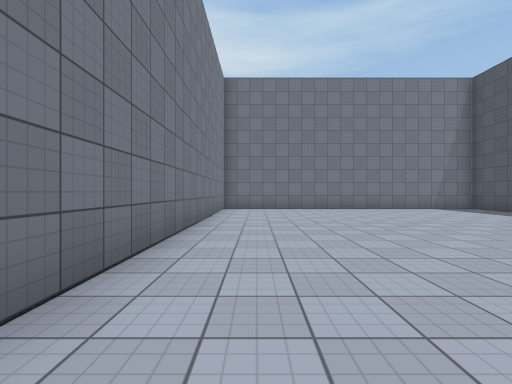
[1] (above)

21 first-person views from a walk through a Unity game level. The camera is 1.3 m above the floor, looks level and sees 85° across. Doors are open. The floor is counted in squares, 2 m on a side. Each view is taken from the middle of a square. On the plan, view 1 faces up. The plan holds only what a view shows up to about 9 squares ahead; the rest is blank. Surface patterns are stand-ins for the level's own textures.

[2]
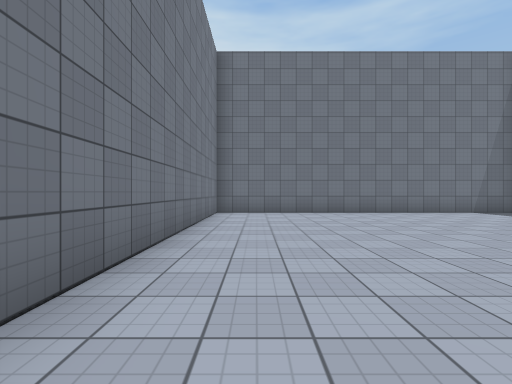

[3]
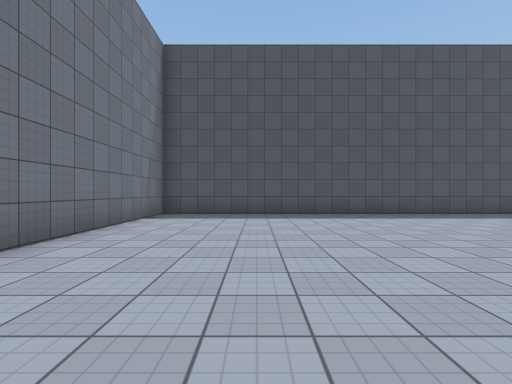

[4]
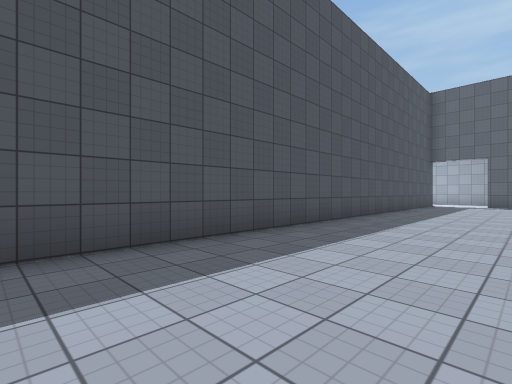

[5]
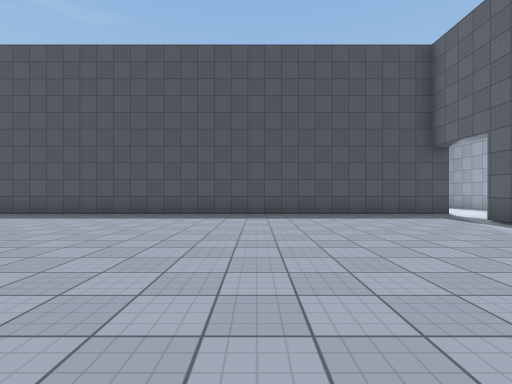

[6]
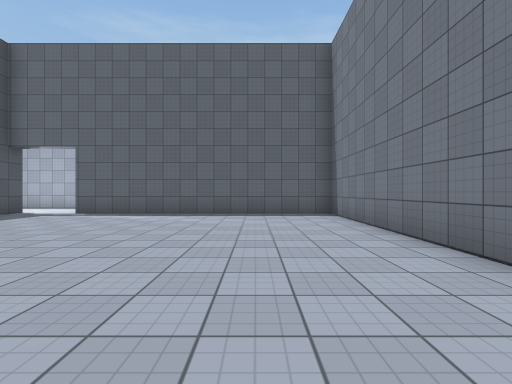

[7]
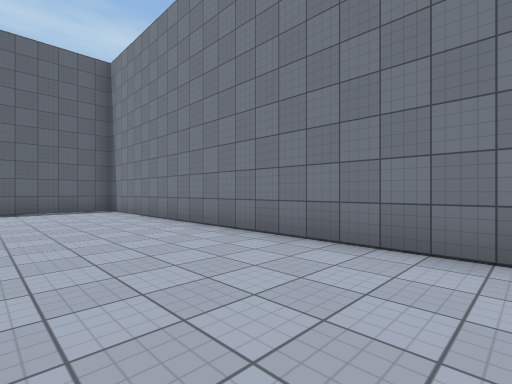

[8]
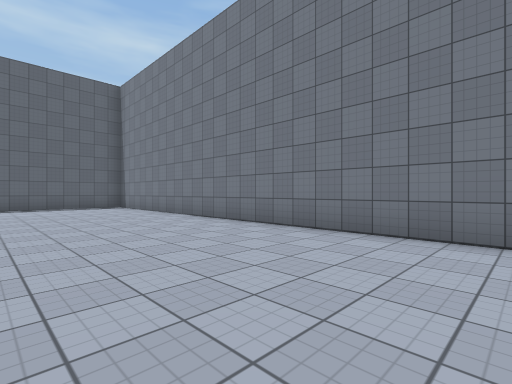

[9]
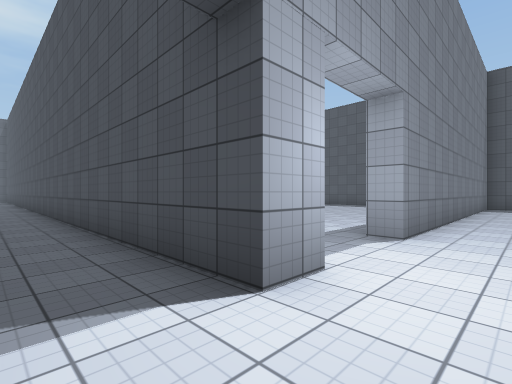

[10]
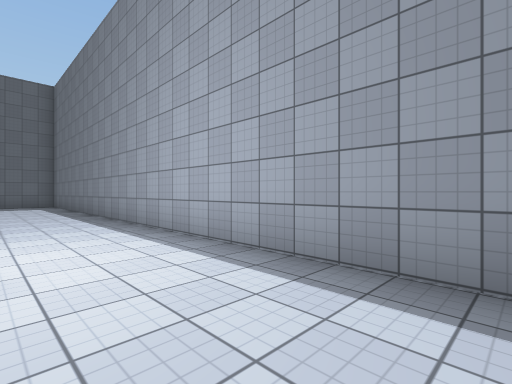

[11]
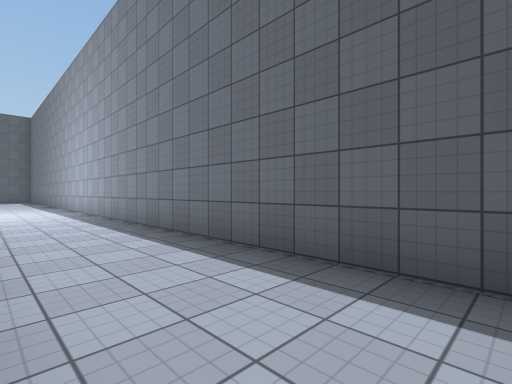

[12]
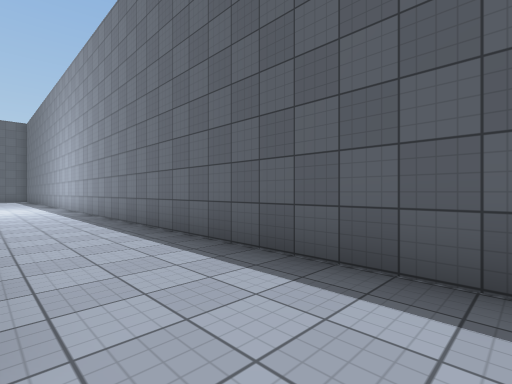

[13]
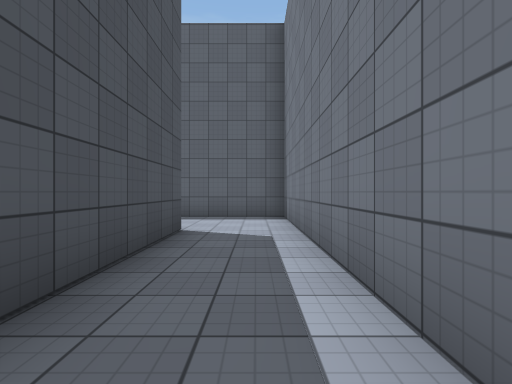

[14]
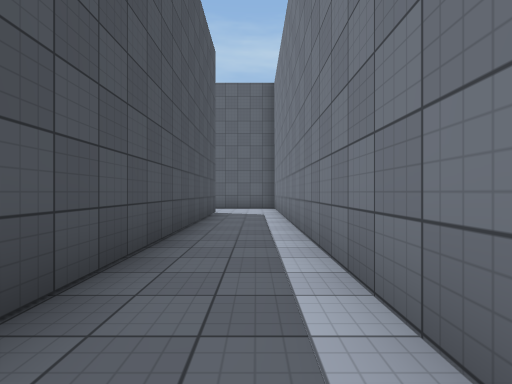

[15]
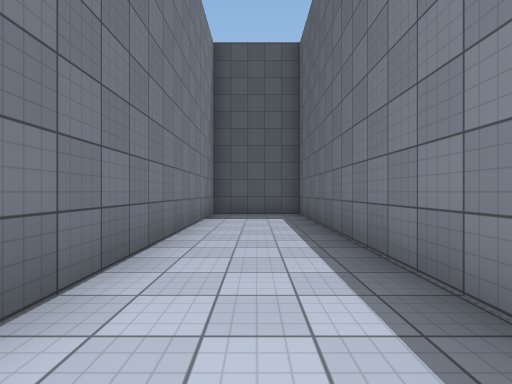

[16]
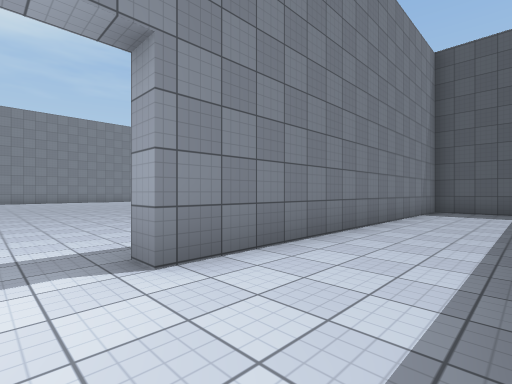

[17]
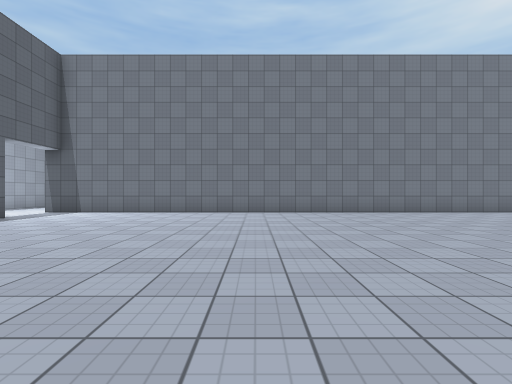

[18]
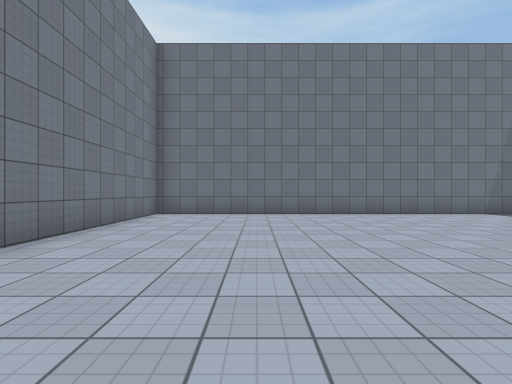

[19]
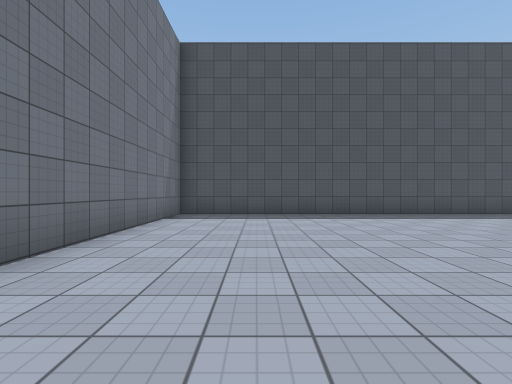

[20]
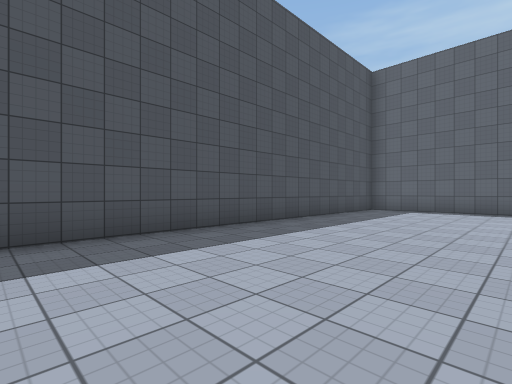

[21]
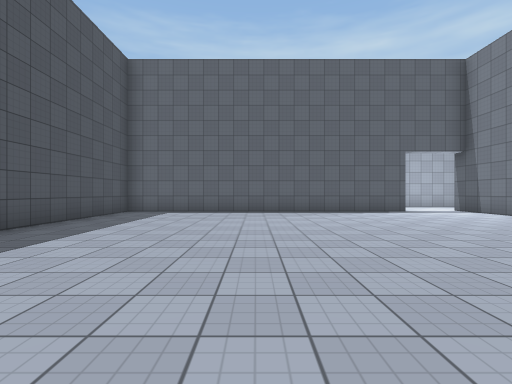

### Floor plan
Ten units are one square. View 1 is at (0, 0); x grows to the right and y downward. Boxes are objects, and circles mark ways between rooms. Rooms are numbered by the first view taken in them; rooms with no view inside come last. Other rooms are left out.
<svg viewBox="-42 -113 249 251">
<path fill="none" stroke="#000" d="M83 108 83 -108 -12 -108 -12 102 64 102M91 108 83 108M-17 107 -17 34M-37 28 -37 133 202 133 202 108 111 108M164 102 185 102M202 100 202 -62 91 -62 91 108"/>
<circle cx="90" cy="106" r="3" fill="#2a7"/>
<text x="30" y="-10">1</text>
<text x="60" y="110">2</text>
<text x="150" y="10">3</text>
</svg>
Room 1 opens to room 2.

Where each view was taken, in squares from view 1:
view 1: 0 up, 0 right, facing up
view 2: 2 up, 0 right, facing up
view 3: 8 up, 0 right, facing right
view 4: 4 up, 5 right, facing down-right
view 5: 5 down, 0 right, facing right
view 6: 2 down, 1 right, facing down
view 7: 0 up, 2 right, facing down-left
view 8: 2 up, 3 right, facing down-left
view 9: 12 down, 7 right, facing up-right
view 10: 11 down, 6 right, facing down-right
view 11: 11 down, 1 left, facing down-right
view 12: 11 down, 3 left, facing down-right
view 13: 6 down, 3 left, facing down
view 14: 2 down, 3 left, facing down
view 15: 12 down, 12 right, facing right
view 16: 13 down, 10 right, facing up-right
view 17: 4 down, 18 right, facing left
view 18: 2 down, 12 right, facing up
view 19: 4 up, 12 right, facing right
view 20: 0 up, 16 right, facing down-right
view 21: 1 down, 16 right, facing down
